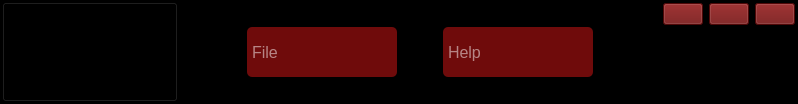
     <widget class="QFrame" name="upper_frame">
      <property name="maximumSize">
       <size>
        <width>16777215</width>
        <height>100</height>
       </size>
      </property>
      <property name="cursor">
       <cursorShape>ArrowCursor</cursorShape>
      </property>
      <property name="styleSheet">
       <string notr="true">background-color: rgb(0, 0, 0);</string>
      </property>
      <property name="frameShape">
       <enum>QFrame::WinPanel</enum>
      </property>
      <property name="frameShadow">
       <enum>QFrame::Raised</enum>
      </property>
      <layout class="QHBoxLayout" name="horizontalLayout_10">
       <property name="leftMargin">
        <number>0</number>
       </property>
       <property name="topMargin">
        <number>0</number>
       </property>
       <property name="rightMargin">
        <number>0</number>
       </property>
       <property name="bottomMargin">
        <number>0</number>
       </property>
       <item>
        <widget class="QFrame" name="left_toggle_frame">
         <property name="minimumSize">
          <size>
           <width>176</width>
           <height>100</height>
          </size>
         </property>
         <property name="maximumSize">
          <size>
           <width>100</width>
           <height>16777215</height>
          </size>
         </property>
         <property name="frameShape">
          <enum>QFrame::NoFrame</enum>
         </property>
         <property name="frameShadow">
          <enum>QFrame::Raised</enum>
         </property>
         <layout class="QHBoxLayout" name="horizontalLayout_11">
          <property name="leftMargin">
           <number>0</number>
          </property>
          <property name="topMargin">
           <number>0</number>
          </property>
          <property name="rightMargin">
           <number>0</number>
          </property>
          <property name="bottomMargin">
           <number>0</number>
          </property>
          <item>
           <widget class="QPushButton" name="open_tree_Button">
            <property name="minimumSize">
             <size>
              <width>0</width>
              <height>100</height>
             </size>
            </property>
            <property name="maximumSize">
             <size>
              <width>16777215</width>
              <height>16777215</height>
             </size>
            </property>
            <property name="cursor">
             <cursorShape>PointingHandCursor</cursorShape>
            </property>
            <property name="styleSheet">
             <string notr="true">QPushButton {
background-color: rgb(0, 0, 0);
}
QPushButton:hover {
background-color: rgb(26, 95, 180);
}
QPushButton:pressed {
background-color: rgb(98, 160, 234);
}</string>
            </property>
            <property name="text">
             <string/>
            </property>
            <property name="icon">
             <iconset resource="../../../icons/icons.qrc">
              <normaloff>:/icons/cil-menu.png</normaloff>:/icons/cil-menu.png</iconset>
            </property>
            <property name="iconSize">
             <size>
              <width>24</width>
              <height>24</height>
             </size>
            </property>
           </widget>
          </item>
         </layout>
        </widget>
       </item>
       <item>
        <widget class="QLabel" name="acrome_logo">
         <property name="maximumSize">
          <size>
           <width>350</width>
           <height>16777215</height>
          </size>
         </property>
         <property name="text">
          <string/>
         </property>
         <property name="pixmap">
          <pixmap resource="../images/images.qrc">:/images/acromelogo_yazılı.png</pixmap>
         </property>
         <property name="scaledContents">
          <bool>true</bool>
         </property>
        </widget>
       </item>
       <item>
        <spacer name="horizontalSpacer">
         <property name="orientation">
          <enum>Qt::Horizontal</enum>
         </property>
         <property name="sizeType">
          <enum>QSizePolicy::Expanding</enum>
         </property>
         <property name="sizeHint" stdset="0">
          <size>
           <width>40</width>
           <height>20</height>
          </size>
         </property>
        </spacer>
       </item>
       <item>
        <widget class="QFrame" name="middle_buttons_frame">
         <property name="styleSheet">
          <string notr="true">color: white;
</string>
         </property>
         <property name="frameShape">
          <enum>QFrame::StyledPanel</enum>
         </property>
         <property name="frameShadow">
          <enum>QFrame::Raised</enum>
         </property>
         <layout class="QHBoxLayout" name="horizontalLayout_2">
          <item>
           <widget class="QComboBox" name="file_comboBox">
            <property name="minimumSize">
             <size>
              <width>150</width>
              <height>50</height>
             </size>
            </property>
            <property name="font">
             <font>
              <pointsize>12</pointsize>
             </font>
            </property>
            <property name="cursor">
             <cursorShape>PointingHandCursor</cursorShape>
            </property>
            <property name="styleSheet">
             <string notr="true">QComboBox {
color: white;
background-color: rgb(111, 11, 11);
border-radius: 5px;
}
QComboBox:hover {
background-color: rgb(28, 113, 216);
}
QComboBox:pressed {
background-color: rgb(28, 113, 216);
}
QComboBox::down-arrow { image: none; }
QComboBox::drop-down {
    width: 0px;
}
</string>
            </property>
            <property name="placeholderText" stdset="0">
             <string>File</string>
            </property>
            <item>
             <property name="text">
              <string>Save</string>
             </property>
            </item>
            <item>
             <property name="text">
              <string>Save As...</string>
             </property>
            </item>
            <item>
             <property name="text">
              <string>Open</string>
             </property>
            </item>
           </widget>
          </item>
          <item>
           <spacer name="horizontalSpacer_3">
            <property name="orientation">
             <enum>Qt::Horizontal</enum>
            </property>
            <property name="sizeHint" stdset="0">
             <size>
              <width>40</width>
              <height>20</height>
             </size>
            </property>
           </spacer>
          </item>
          <item>
           <widget class="QComboBox" name="help_comboBox">
            <property name="sizePolicy">
             <sizepolicy hsizetype="Minimum" vsizetype="Fixed">
              <horstretch>0</horstretch>
              <verstretch>0</verstretch>
             </sizepolicy>
            </property>
            <property name="minimumSize">
             <size>
              <width>150</width>
              <height>50</height>
             </size>
            </property>
            <property name="font">
             <font>
              <pointsize>12</pointsize>
             </font>
            </property>
            <property name="cursor">
             <cursorShape>PointingHandCursor</cursorShape>
            </property>
            <property name="styleSheet">
             <string notr="true">QComboBox {
color: white;
background-color: rgb(111, 11, 11);
border-radius: 5px;
}
QComboBox:hover {
background-color: rgb(28, 113, 216);
}
QComboBox:pressed {
background-color: rgb(28, 113, 216);
}
QComboBox::drop-down {
    width: 0px;
}
</string>
            </property>
            <property name="placeholderText" stdset="0">
             <string>Help</string>
            </property>
            <item>
             <property name="text">
              <string>Product Website</string>
             </property>
            </item>
            <item>
             <property name="text">
              <string>Troubleshooting</string>
             </property>
            </item>
            <item>
             <property name="text">
              <string>Visit acrome.net</string>
             </property>
            </item>
            <item>
             <property name="text">
              <string>Privacy Policy</string>
             </property>
            </item>
            <item>
             <property name="text">
              <string>About Acrome</string>
             </property>
            </item>
           </widget>
          </item>
         </layout>
        </widget>
       </item>
       <item>
        <spacer name="horizontalSpacer_2">
         <property name="orientation">
          <enum>Qt::Horizontal</enum>
         </property>
         <property name="sizeType">
          <enum>QSizePolicy::Expanding</enum>
         </property>
         <property name="sizeHint" stdset="0">
          <size>
           <width>40</width>
           <height>20</height>
          </size>
         </property>
        </spacer>
       </item>
       <item>
        <widget class="QLabel" name="smd_logo">
         <property name="maximumSize">
          <size>
           <width>100</width>
           <height>16777215</height>
          </size>
         </property>
         <property name="text">
          <string/>
         </property>
         <property name="pixmap">
          <pixmap resource="../images/images.qrc">:/images/smd.png</pixmap>
         </property>
         <property name="scaledContents">
          <bool>true</bool>
         </property>
        </widget>
       </item>
       <item alignment="Qt::AlignRight|Qt::AlignTop">
        <widget class="QFrame" name="top_right_btns_frame">
         <property name="maximumSize">
          <size>
           <width>200</width>
           <height>16777215</height>
          </size>
         </property>
         <property name="styleSheet">
          <string notr="true"/>
         </property>
         <property name="frameShape">
          <enum>QFrame::StyledPanel</enum>
         </property>
         <property name="frameShadow">
          <enum>QFrame::Raised</enum>
         </property>
         <layout class="QHBoxLayout" name="horizontalLayout_13">
          <property name="leftMargin">
           <number>0</number>
          </property>
          <property name="topMargin">
           <number>0</number>
          </property>
          <property name="rightMargin">
           <number>0</number>
          </property>
          <property name="bottomMargin">
           <number>0</number>
          </property>
          <item>
           <widget class="QPushButton" name="minimizeButton">
            <property name="cursor">
             <cursorShape>PointingHandCursor</cursorShape>
            </property>
            <property name="focusPolicy">
             <enum>Qt::StrongFocus</enum>
            </property>
            <property name="styleSheet">
             <string notr="true">QPushButton {
background-color: rgb(111, 11, 11);
}
QPushButton:hover {
background-color: rgb(26, 95, 180);
}
QPushButton:pressed {
background-color: rgb(98, 160, 234);
}</string>
            </property>
            <property name="text">
             <string/>
            </property>
            <property name="icon">
             <iconset resource="../../../icons/icons.qrc">
              <normaloff>:/icons/cil-window-minimize.png</normaloff>:/icons/cil-window-minimize.png</iconset>
            </property>
            <property name="iconSize">
             <size>
              <width>24</width>
              <height>24</height>
             </size>
            </property>
           </widget>
          </item>
          <item>
           <widget class="QPushButton" name="restoreButton">
            <property name="cursor">
             <cursorShape>PointingHandCursor</cursorShape>
            </property>
            <property name="styleSheet">
             <string notr="true">QPushButton {
background-color: rgb(111, 11, 11);
}
QPushButton:hover {
background-color: rgb(26, 95, 180);
}
QPushButton:pressed {
background-color: rgb(98, 160, 234);
}</string>
            </property>
            <property name="text">
             <string/>
            </property>
            <property name="icon">
             <iconset resource="../../../icons/icons.qrc">
              <normaloff>:/icons/cil-window-restore.png</normaloff>:/icons/cil-window-restore.png</iconset>
            </property>
            <property name="iconSize">
             <size>
              <width>24</width>
              <height>24</height>
             </size>
            </property>
           </widget>
          </item>
          <item>
           <widget class="QPushButton" name="closeButton">
            <property name="cursor">
             <cursorShape>PointingHandCursor</cursorShape>
            </property>
            <property name="styleSheet">
             <string notr="true">QPushButton {
background-color: rgb(111, 11, 11);
}
QPushButton:hover {
background-color: rgb(26, 95, 180);
}
QPushButton:pressed {
background-color: rgb(98, 160, 234);
}</string>
            </property>
            <property name="text">
             <string/>
            </property>
            <property name="icon">
             <iconset resource="../../../icons/icons.qrc">
              <normaloff>:/icons/cil-x.png</normaloff>:/icons/cil-x.png</iconset>
            </property>
            <property name="iconSize">
             <size>
              <width>24</width>
              <height>24</height>
             </size>
            </property>
           </widget>
          </item>
         </layout>
        </widget>
       </item>
      </layout>
     </widget>
